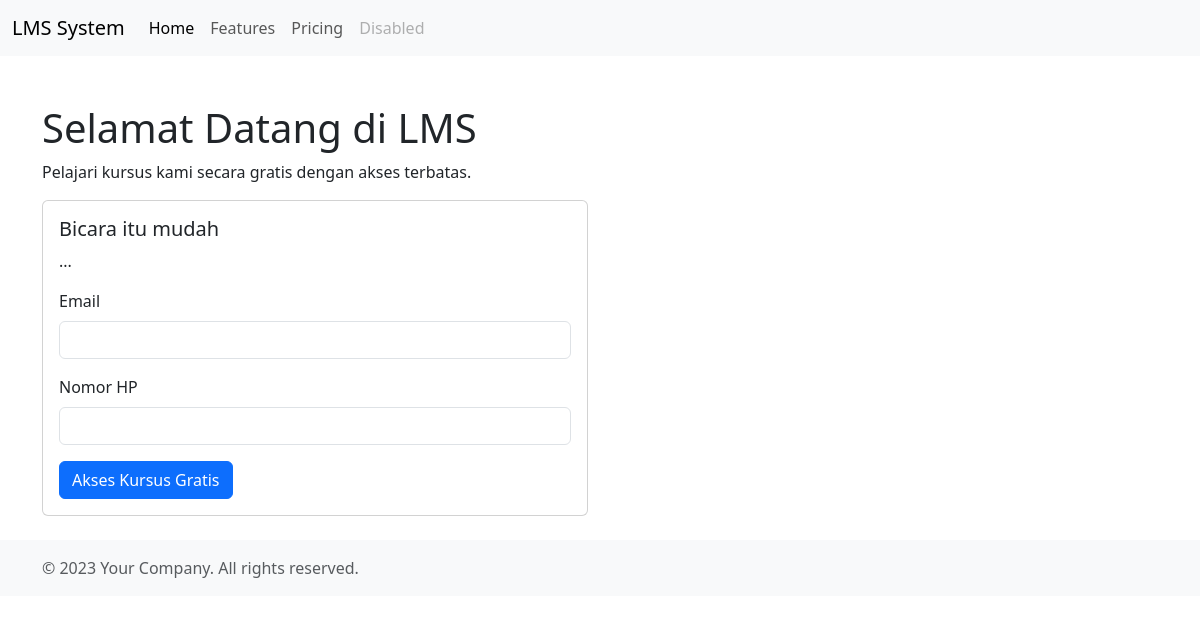
Before: / with the older database file.
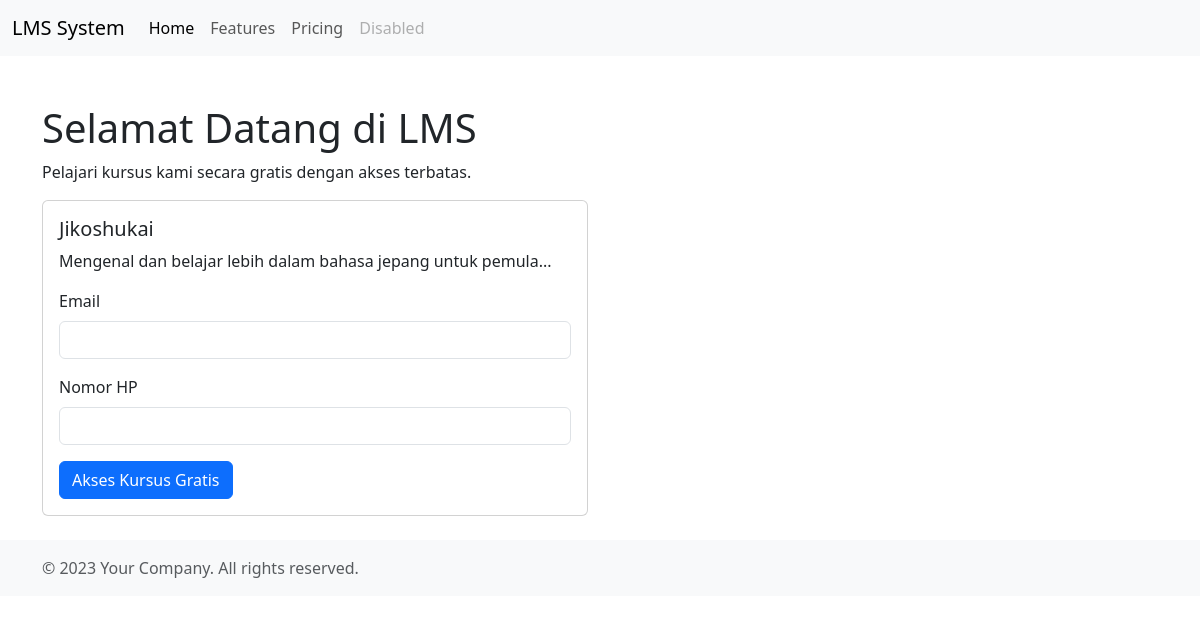
After: the same page with the newer database file.
### tables this page shows
CREATE TABLE `courses` (
  `id` int(11) NOT NULL,
  `title` varchar(255) NOT NULL,
  `description` text DEFAULT NULL,
  `instructor_id` int(11) DEFAULT NULL,
  `cover_image` varchar(255) DEFAULT NULL
);

### index.php (the view, shortened to what this page needs)
<?php
require_once 'includes/db_connect.php';
$sql_courses = "SELECT * FROM courses LIMIT 2";
$courses = $conn->query($sql_courses);
?>
<!DOCTYPE html>
<html lang="id">
<head>
    <?php include 'includes/header.php'; ?>
</head>
<body>
    <div class="container mt-5">
        <h1>Selamat Datang di LMS</h1>
        <p>Pelajari kursus kami secara gratis dengan akses terbatas.</p>
        <div class="row">
            <?php while($course = $courses->fetch_assoc()): ?>
                <div class="col-md-6">
                    <div class="card mb-4">
                        <div class="card-body">
                            <h5 class="card-title"><?= htmlspecialchars($course['title']) ?></h5>
                            <p class="card-text"><?= htmlspecialchars(substr($course['description'], 0, 100)) ?>...</p>
                            <form method="POST" action="">
                                <div class="mb-3">
                                    <label for="email_<?= $course['id'] ?>" class="form-label">Email</label>
                                    <input type="email" class="form-control" id="email_<?= $course['id'] ?>" name="email" required>
                                </div>
                                <div class="mb-3">
                                    <label for="phone_<?= $course['id'] ?>" class="form-label">Nomor HP</label>
                                    <input type="text" class="form-control" id="phone_<?= $course['id'] ?>" name="phone" required>
                                </div>
                                <button type="submit" name="access_course" class="btn btn-primary">Akses Kursus Gratis</button>
                            </form>
                        </div>
                    </div>
                </div>
            <?php endwhile; ?>
        </div>
    </div>
    <?php include 'includes/footer.php'; ?>
</body>
</html>

Changed rows visible on the page:
removed courses: title "Bicara itu mudah"
added courses: title "Jikoshukai", description "Mengenal dan belajar lebih dalam bahasa jepang untuk pemula"
